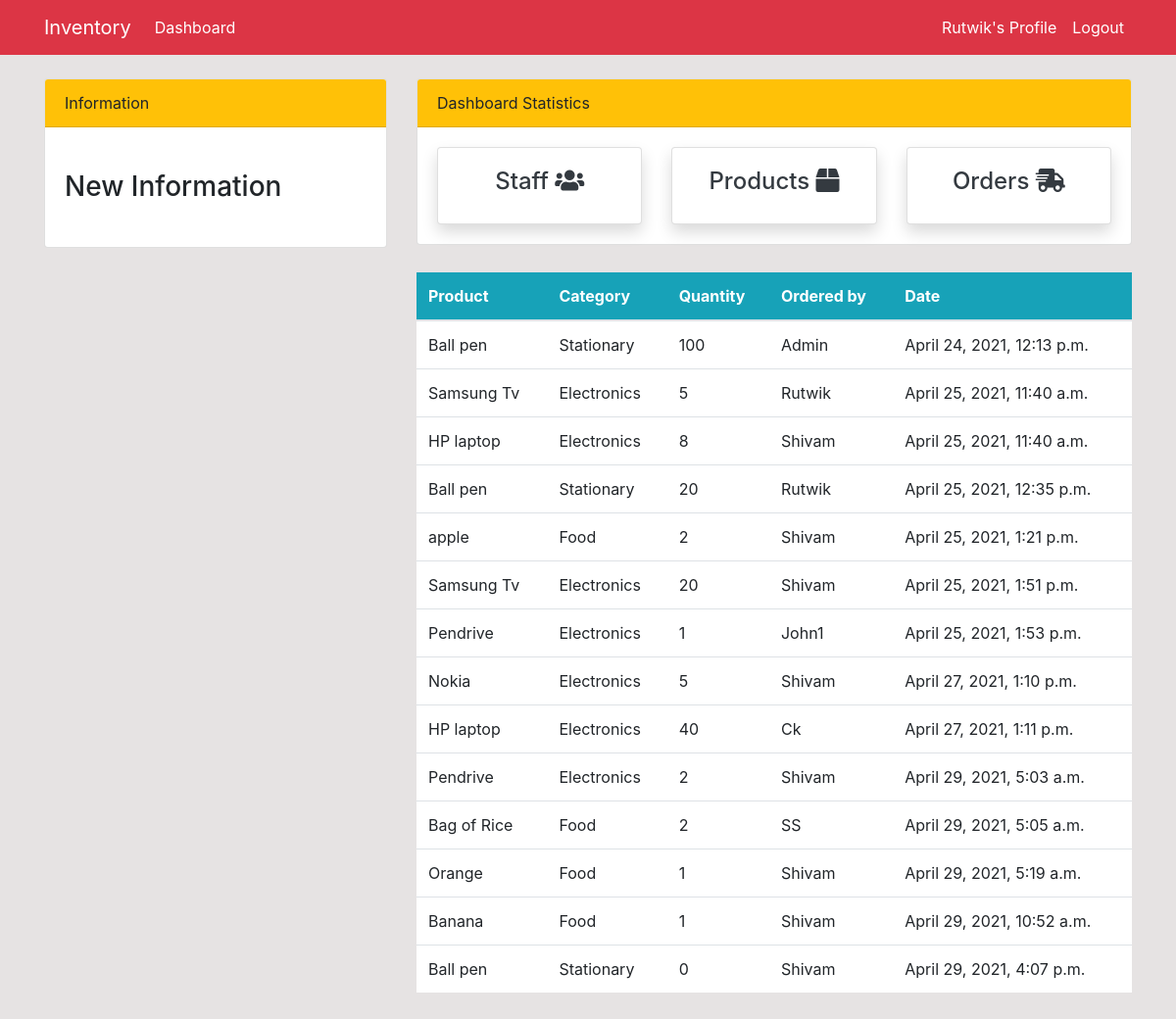
Page /order/ (signed in) on the committed database.
### dashboard/models.py (models this page shows, shortened)
class Order(models.Model):
    product = models.ForeignKey(Product, on_delete=models.CASCADE, null=True)
    staff = models.ForeignKey(User, models.CASCADE, null=True)
    order_quantity = models.PositiveIntegerField(null=True)
    date = models.DateTimeField(auto_now_add=True, blank=True)

class Product(models.Model):
    name = models.CharField(max_length=100, null=True)
    category = models.CharField(max_length=20, choices=CATEGORY, null=True)
    quantity = models.PositiveIntegerField(null=True)
    def __str__(self):
        return f'{self.name}'

### dashboard/views.py (the view)
# urls.py: path('order/', views.order, name='dashboard-order'),
@login_required(login_url='user-login')
def order(request):
    orders = Order.objects.all()
    context = {
        'orders': orders,
    }
    return render(request, 'dashboard/order.html', context)

### templates/dashboard/order.html (shortened to what this page needs)
{% extends 'partials/base.html' %}
{% block content %}
{% include 'partials/topnav.html' %}
<div class="row my-4">
    <div class="col-md-4"></div>
    <div class="col-md-8">
        <table class="table bg-white">
            <thead class="bg-info text-white">
                <tr>
                    <th scope="col">Product</th>
                    <th scope="col">Category</th>
                    <th scope="col">Quantity</th>
                    <th scope="col">Ordered by</th>
                    <th scope="col">Date</th>
                </tr>
            </thead>
            <tbody>
                {% for order in orders %}
                <tr>
                    <td>{{ order.product }}</td>
                    <td>{{ order.product.category }}</td>
                    <td>{{ order.order_quantity }}</td>
                    <td>{{ order.staff.username }}</td>
                    <td>{{ order.date }}</td>
                </tr>
                {% endfor %}
            </tbody>
        </table>
    </div>
</div>
{% endblock %}

### templates/partials/nav.html (shortened to what this page needs)
<nav class="navbar navbar-expand-sm navbar-info bg-danger">
    <div class="container">
        {% if user.is_authenticated %}
        <a class="navbar-brand text-white" href="{% url 'dashboard-index' %}">Inventory</a>
        <div class="collapse navbar-collapse" id="navbarSupportedContent">
            <ul class="navbar-nav mr-auto">
                <li class="nav-item active">
                    <a class="nav-link text-white" href="{% url 'dashboard-index' %}">Dashboard </a>
                </li>
            </ul>
            <ul class="navbar-nav ml-auto">
                <li class="nav-item active">
                    <a class="nav-link text-white" href="{% url 'user-profile' %}"> {{user.username}}'s Profile
                        <span class="sr-only">(current)</span></a>
                </li>
                <li class="nav-item">
                    <a class="nav-link text-white" href="{% url 'user-logout' %}">Logout</a>
                </li>
            </ul>
            {% endif %}
        </div>
    </div>
</nav>

### static/style.css (style rules this page uses)
body { background:rgb(230,227,227); }

### rows in the picture
Order: product "Ball pen", product.category "Stationary", order_quantity "100", staff.username "Admin", date "April 24, 2021, 12:13 p.m."
Order: product "Samsung Tv", product.category "Electronics", order_quantity "5", staff.username "Rutwik", date "April 25, 2021, 11:40 a.m."
Order: product "HP laptop", product.category "Electronics", order_quantity "8", staff.username "Shivam", date "April 25, 2021, 11:40 a.m."
Order: product "Ball pen", product.category "Stationary", order_quantity "20", staff.username "Rutwik", date "April 25, 2021, 12:35 p.m."
Order: product "apple", product.category "Food", order_quantity "2", staff.username "Shivam", date "April 25, 2021, 1:21 p.m."
Order: product "Samsung Tv", product.category "Electronics", order_quantity "20", staff.username "Shivam", date "April 25, 2021, 1:51 p.m."
Order: product "Pendrive", product.category "Electronics", order_quantity "1", staff.username "John1", date "April 25, 2021, 1:53 p.m."
Order: product "Nokia", product.category "Electronics", order_quantity "5", staff.username "Shivam", date "April 27, 2021, 1:10 p.m."
Order: product "HP laptop", product.category "Electronics", order_quantity "40", staff.username "Ck", date "April 27, 2021, 1:11 p.m."
Order: product "Pendrive", product.category "Electronics", order_quantity "2", staff.username "Shivam", date "April 29, 2021, 5:03 a.m."
Order: product "Bag of Rice", product.category "Food", order_quantity "2", staff.username "SS", date "April 29, 2021, 5:05 a.m."
Order: product "Orange", product.category "Food", order_quantity "1", staff.username "Shivam", date "April 29, 2021, 5:19 a.m."
Order: product "Banana", product.category "Food", order_quantity "1", staff.username "Shivam", date "April 29, 2021, 10:52 a.m."
Order: product "Ball pen", product.category "Stationary", order_quantity "0", staff.username "Shivam", date "April 29, 2021, 4:07 p.m."

### other values in the picture
{{ user.username }} "Rutwik"
